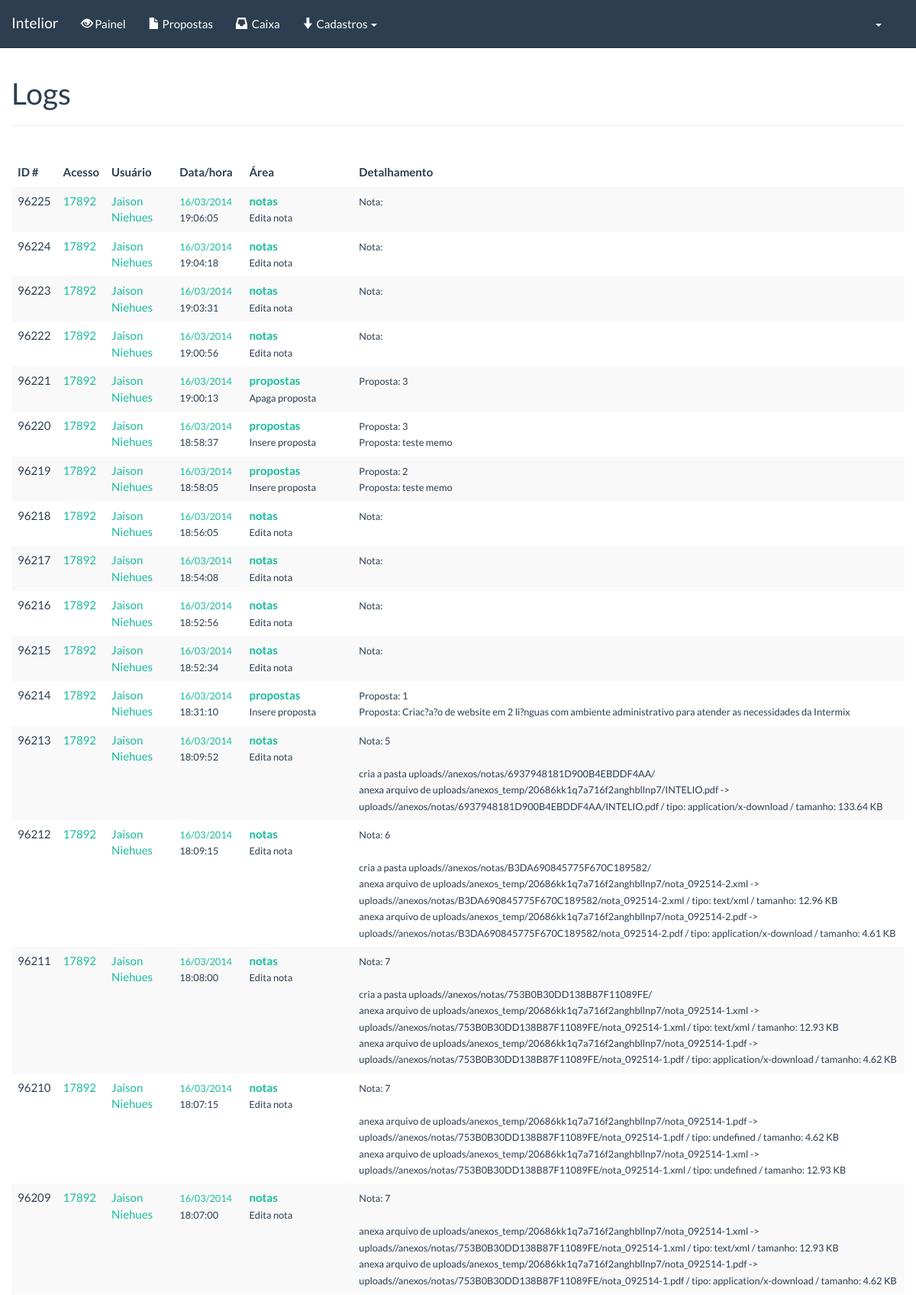
Page /?pagina=acesso/log (signed in, upper part) on the committed database.
### tables this page shows
CREATE TABLE `logs` (
  `id_log` int(11) unsigned NOT NULL AUTO_INCREMENT,
  `id_acesso` int(11) DEFAULT NULL,
  `id_usuario` int(11) DEFAULT NULL,
  `perfil` tinyint(1) DEFAULT NULL,
  `tipo` tinyint(1) DEFAULT NULL COMMENT '0: erro | 1: OK',
  `id_referencia` int(11) DEFAULT NULL,
  `area` varchar(255) DEFAULT NULL,
  `acao` varchar(255) DEFAULT '',
  `descricao` text,
  `descricao_oculta` text,
  `data` date DEFAULT NULL,
  `hora` time DEFAULT NULL,
  `ip` varchar(127) DEFAULT NULL,
  `ip_reverso` varchar(255) DEFAULT NULL,
  `user_agent` varchar(255) DEFAULT NULL,
  `referer` varchar(255) DEFAULT NULL,
  PRIMARY KEY (`id_log`)
);

CREATE TABLE `pessoas` (
  `id_pessoa` int(11) unsigned NOT NULL AUTO_INCREMENT,
  `nome` varchar(255) DEFAULT NULL,
  `nome2` varchar(255) NOT NULL DEFAULT '',
  `email` varchar(255) DEFAULT NULL,
  `cpf_cnpj` varchar(255) DEFAULT NULL,
  `status` int(11) DEFAULT NULL,
  `id_usuario` int(11) DEFAULT NULL,
  `id_acesso` int(11) DEFAULT NULL,
  PRIMARY KEY (`id_pessoa`)
);

### includes/funcoes.php (called while the page is built, shortened)
<?php
function pega_perfil_resumido($perfil) {
	switch($perfil) {
		case 1: $str='Administrador';
		break;
	}
	return($str);
}
function pega_usuario($id_usuario, $campo) {
	$campo2= $campo;
	$rs_pre= mysql_fetch_object(mysql_query("select *, $campo2 as campo from pessoas, usuarios
												where usuarios.id_usuario = '$id_usuario'
												and   pessoas.id_pessoa = usuarios.id_pessoa
												limit 1 "));
	return($rs_pre->campo);
}
function pode_um($area, $permissao) {
	$contem= strpos($permissao, $area);
	if ($contem!==false) $retorno= true;
	else $retorno= false;
	return($retorno);
}
function pode($areas, $permissao) {
	$tamanho= strlen($areas);
	$retorno= false;
	for ($i=0; $i<$tamanho; $i++) {
		if (pode_um($areas[$i], $permissao)) {
			$retorno=true;
			break;
		}
	}
	return($retorno);
}
function desformata_data($var) {
	if (($var!="") && ($var!="0000-00-00")) {
		$var= explode("-", $var, 3);
		$var= $var[2] .'/'. $var[1] .'/'. $var[0];
		return($var);
	}
}
?>

### _acesso/__log.php (the view, shortened to what this page needs)
<?
if (pode("1", $_SESSION["perfil"])) {
	$sql= "select * from logs
			where 1=1
			$str
			order by id_log desc";
	$num= 100;
	if (!isset($_GET[num_pagina])) $num_pagina= 1;
	else $num_pagina= $_GET[num_pagina];
	$num_pagina--;
	$inicio= $num_pagina*$num;
	$result= mysql_query($sql ." limit $inicio, $num") or die(mysql_error());
?>
	<div class="span12">
		<div class="page-header">
			<h1>Logs</h1>
		</div>
		<br />
		<table cellspacing="0" width="100%" class="table table-striped table-hover">
			<thead>
		        <tr>
		            <th width="5%">ID #</th>
		            <th width="5%" align="left">Acesso</th>
		            <th width="15%" align="left">Usuário</th>
		            <th width="10%">Data/hora</th>
		            <th width="22%">Área</th>
		            <th width="53%">Detalhamento</th>
		        </tr>
		    </thead>
		    <tbody>
			<?
			$i=0;
			while ($rs= mysql_fetch_object($result)) {
			?>
			<tr>
				<td><?= $rs->id_log; ?></td>
				<td>
					<a href="./?pagina=acesso/log&amp;id_acesso=<?= $rs->id_acesso; ?>"><?= $rs->id_acesso; ?></a>
				</td>
				<td>
					<a href="./?pagina=acesso/log&amp;id_usuario=<?= $rs->id_usuario; ?>"><?= pega_usuario($rs->id_usuario, 'nome'); ?></a>
				</td>
				<td>
					<small><a href="./?pagina=acesso/log&amp;data=<?= $rs->data; ?>"><?= desformata_data($rs->data) .'</a><br /> '. $rs->hora; ?></small>
				</td>
				<td>
					<strong><a href="./?pagina=acesso/log&amp;area=<?= $rs->area; ?>"><?= $rs->area; ?></a></strong> <br />
					<small><?= $rs->acao; ?></small>
		        </td>
		        <td>
		        	<small><?= (nl2br(trim($rs->descricao))); ?>
					</small>
		        </td>
			</tr>
			<? $i++; } ?>
			</tbody>
		</table>
		<br />
<br /><br /><br /><br /><br />
<? } ?>

### style.css (style rules this page uses)
html, body { height: 100%; width: 100%; position: relative; }
* { outline: 0 !important; }
body { padding-top: 80px; }
table { width: 100% !important; }
table a, .table a { text-decoration: none !important; }
.page-header { margin-top: 20px; }

### style_print.css (style rules this page uses)
a, a:before, a:after { content: "" important; }
table { width: 100% !important; }
table td, table th { border: 1px solid #333; padding: 5px; font-size: 13px; }
table th { background-color: #efefef; }
body { font-weight: 200; line-height: 20.5px; font-size: 14.5px; letter-spacing: 0; }
h1, h2, h3, h4, h5, h6, .h1, .h2, .h3, .h4, .h5, .h6 { line-height: 1.3; }

### rows in the picture
logs: id_log "96225", id_acesso "17892", id_usuario.nome "Jaison Niehues", data "16/03/2014", hora "19:06:05", area "notas", acao "Edita nota", descricao "Nota:"
logs: id_log "96224", id_acesso "17892", id_usuario.nome "Jaison Niehues", data "16/03/2014", hora "19:04:18", area "notas", acao "Edita nota", descricao "Nota:"
logs: id_log "96223", id_acesso "17892", id_usuario.nome "Jaison Niehues", data "16/03/2014", hora "19:03:31", area "notas", acao "Edita nota", descricao "Nota:"
logs: id_log "96222", id_acesso "17892", id_usuario.nome "Jaison Niehues", data "16/03/2014", hora "19:00:56", area "notas", acao "Edita nota", descricao "Nota:"
logs: id_log "96221", id_acesso "17892", id_usuario.nome "Jaison Niehues", data "16/03/2014", hora "19:00:13", area "propostas", acao "Apaga proposta", descricao "Proposta: 3"
logs: id_log "96220", id_acesso "17892", id_usuario.nome "Jaison Niehues", data "16/03/2014", hora "18:58:37", area "propostas", acao "Insere proposta", descricao "Proposta: 3 Proposta: teste memo"
logs: id_log "96219", id_acesso "17892", id_usuario.nome "Jaison Niehues", data "16/03/2014", hora "18:58:05", area "propostas", acao "Insere proposta", descricao "Proposta: 2 Proposta: teste memo"
logs: id_log "96218", id_acesso "17892", id_usuario.nome "Jaison Niehues", data "16/03/2014", hora "18:56:05", area "notas", acao "Edita nota", descricao "Nota:"
logs: id_log "96217", id_acesso "17892", id_usuario.nome "Jaison Niehues", data "16/03/2014", hora "18:54:08", area "notas", acao "Edita nota", descricao "Nota:"
logs: id_log "96216", id_acesso "17892", id_usuario.nome "Jaison Niehues", data "16/03/2014", hora "18:52:56", area "notas", acao "Edita nota", descricao "Nota:"
logs: id_log "96215", id_acesso "17892", id_usuario.nome "Jaison Niehues", data "16/03/2014", hora "18:52:34", area "notas", acao "Edita nota", descricao "Nota:"
logs: id_log "96214", id_acesso "17892", id_usuario.nome "Jaison Niehues", data "16/03/2014", hora "18:31:10", area "propostas", acao "Insere proposta", descricao "Proposta: 1 Proposta: Criac?a?o de website em 2 li?nguas com ambiente administrativo para atender as necessidades da Intermix"
logs: id_log "96213", id_acesso "17892", id_usuario.nome "Jaison Niehues", data "16/03/2014", hora "18:09:52", area "notas", acao "Edita nota", descricao "Nota: 5 cria a pasta uploads//anexos/notas/6937948181D900B4EBDDF4AA/ anexa arquivo de uploads/anexos_temp/20686kk1q7a716f2anghbllnp7/INTELIO.pdf -> uploads//anexos/notas/6937948181D900B4EBDDF4AA/INTELIO.pdf / tipo: application/x-download / tamanho: 133.64 KB"
logs: id_log "96212", id_acesso "17892", id_usuario.nome "Jaison Niehues", data "16/03/2014", hora "18:09:15", area "notas", acao "Edita nota", descricao "Nota: 6 cria a pasta uploads//anexos/notas/B3DA690845775F670C189582/ anexa arquivo de uploads/anexos_temp/20686kk1q7a716f2anghbllnp7/nota_092514-2.xml -> uploads//anexos/notas/B3DA690845775F670C189582/nota_092514-2.xml / tipo: text/xml / tamanho: 12.96 KB anexa arquivo de uploads/anexos_temp/20686kk1q7a716f2anghbllnp7/nota_092514-2.pdf -> uploads//anexos/notas/B3DA690845775F670C189582/nota_092514-2.pdf / tipo: application/x-download / tamanho: 4.61 KB"
logs: id_log "96211", id_acesso "17892", id_usuario.nome "Jaison Niehues", data "16/03/2014", hora "18:08:00", area "notas", acao "Edita nota", descricao "Nota: 7 cria a pasta uploads//anexos/notas/753B0B30DD138B87F11089FE/ anexa arquivo de uploads/anexos_temp/20686kk1q7a716f2anghbllnp7/nota_092514-1.xml -> uploads//anexos/notas/753B0B30DD138B87F11089FE/nota_092514-1.xml / tipo: text/xml / tamanho: 12.93 KB anexa arquivo de uploads/anexos_temp/20686kk1q7a716f2anghbllnp7/nota_092514-1.pdf -> uploads//anexos/notas/753B0B30DD138B87F11089FE/nota_092514-1.pdf / tipo: application/x-download / tamanho: 4.62 KB"
logs: id_log "96210", id_acesso "17892", id_usuario.nome "Jaison Niehues", data "16/03/2014", hora "18:07:15", area "notas", acao "Edita nota", descricao "Nota: 7 anexa arquivo de uploads/anexos_temp/20686kk1q7a716f2anghbllnp7/nota_092514-1.pdf -> uploads//anexos/notas/753B0B30DD138B87F11089FE/nota_092514-1.pdf / tipo: undefined / tamanho: 4.62 KB anexa arquivo de uploads/anexos_temp/20686kk1q7a716f2anghbllnp7/nota_092514-1.xml -> uploads//anexos/notas/753B0B30DD138B87F11089FE/nota_092514-1.xml / tipo: undefined / tamanho: 12.93 KB"
logs: id_log "96209", id_acesso "17892", id_usuario.nome "Jaison Niehues", data "16/03/2014", hora "18:07:00", area "notas", acao "Edita nota", descricao "Nota: 7 anexa arquivo de uploads/anexos_temp/20686kk1q7a716f2anghbllnp7/nota_092514-1.xml -> uploads//anexos/notas/753B0B30DD138B87F11089FE/nota_092514-1.xml / tipo: text/xml / tamanho: 12.93 KB anexa arquivo de uploads/anexos_temp/20686kk1q7a716f2anghbllnp7/nota_092514-1.pdf -> uploads//anexos/notas/753B0B30DD138B87F11089FE/nota_092514-1.pdf / tipo: application/x-download / tamanho: 4.62 KB"

### other values in the picture
SISTEMA_NOME "Intelior"
$txt_adm "Cadastros"
